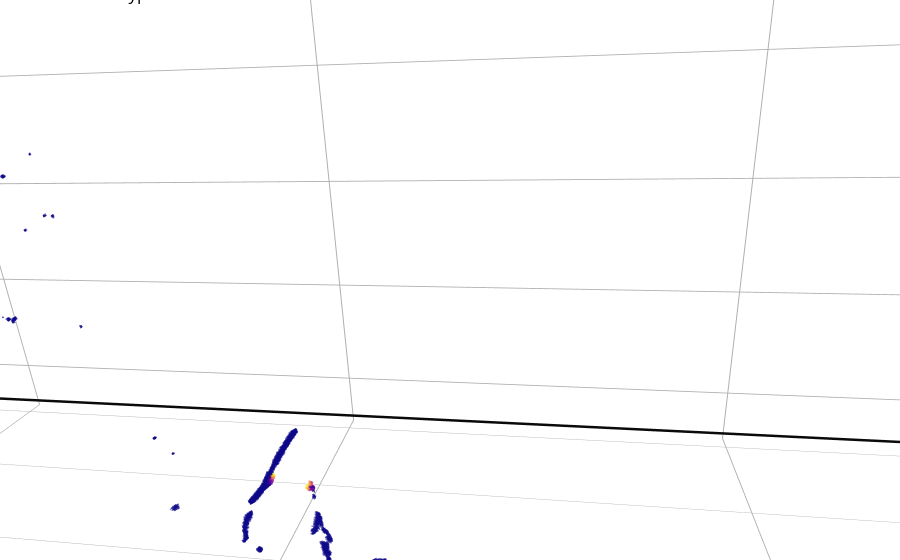

Notebook source saved alongside this figure:
### Code cell
# keypoint plot

xpos = np.transpose( batchdata[0]['pos'], (1,0) )
xlabels = np.squeeze(batchdata[0]['instanceids'])
xkplabels = np.squeeze(batchdata[0]['keyptlabels'])

print(xkplabels.shape)
print(xlabels.shape)
print(xpos.shape)

xpos = xpos[ xlabels>0 ]
xkplabels = xkplabels[:, xlabels>0 ]

print("post-instanceid filter")
print(xpos.shape)
print(xkplabels.shape)

xshowerkp = np.sum( xkplabels[3:,:], axis=0 )
print("shower kp")
print(xshowerkp.shape)

showerkp_htext='x: %{x}<br>' + \
                'y: %{y}<br>' + \
                'z: %{z}<br>' + \
                'kp: %{customdata:.2f}'

showerkp_plot = {
    "type":"scatter3d",
    "x": xpos[:,0],
    "y": xpos[:,1],
    "z": xpos[:,2],
    "mode":"markers",
    "hovertext":showerkp_htext,
    "customdata":xshowerkp,
    "name":"showerkp",
    "marker":{"color":xshowerkp,"size":1.0,"opacity":0.5}
}

kpshower_traces = detlines + [showerkp_plot]
kpshower_layout = go.Layout(plot3d_layout)
kpshower_layout.title = "Shower Keypoint Labels"
kpshower_fig = go.Figure(data=kpshower_traces, layout=kpshower_layout)
kpshower_fig.show()

### Figure 1 — Plotly figure (JSON) as saved in the notebook; plotly's stock layout.template omitted (floating-point values rounded to 4 significant figures; data arrays with more than 128 entries replaced by an {"elided": "..."} marker saying what was removed)
{"data": [{"line": {"color": "rgb(10,10,10)", "width": 5}, "mode": "lines", "name": "", "type": "scatter3d", "x": [0, 256, 256, 0, 0, null, 0, 256, 256, 0, 0, null, 0, 256, 256, 0, 0, null, 0, 256, 256, 0, 0, null], "y": [117, 117, 117, 117, 117, null, -117, -117, -117, -117, -117, null, -117, -117, 117, 117, -117, null, -117, -117, 117, 117, -117, null], "z": [0, 0, 1036, 1036, 0, null, 0, 0, 1036, 1036, 0, null, 0, 0, 0, 0, 0, null, 1036, 1036, 1036, 1036, 1036, null]}, {"customdata": {"elided": "5986 float values"}, "hovertext": "x: %{x}<br>y: %{y}<br>z: %{z}<br>kp: %{customdata:.2f}", "marker": {"color": {"elided": "5986 float values"}, "opacity": 0.5, "size": 1}, "mode": "markers", "name": "showerkp", "type": "scatter3d", "x": {"elided": "5986 float values"}, "y": {"elided": "5986 float values"}, "z": {"elided": "5986 float values"}}], "layout": {"autosize": true, "font": {"color": "black", "size": 12}, "margin": {"b": 0, "l": 0, "r": 0, "t": 0}, "paper_bgcolor": "rgb(255,255,255)", "scene": {"aspectratio": {"x": 1, "y": 1, "z": 4}, "camera": {"center": {"x": 0, "y": 0, "z": 0}, "eye": {"x": 0.6632, "y": 0.2483, "z": -0.1109}, "projection": {"type": "perspective"}, "up": {"x": -0.3483, "y": 0.9373, "z": 0.01561}}, "xaxis": {"backgroundcolor": "rgb(255,255,255)", "gridcolor": "rgb(175, 175, 175)", "showbackground": true, "type": "linear", "zerolinecolor": "rgb(175, 175, 175)"}, "yaxis": {"backgroundcolor": "rgb(255,255,255)", "gridcolor": "rgb(175, 175, 175)", "showbackground": true, "type": "linear", "zerolinecolor": "rgb(175, 175, 175)"}, "zaxis": {"backgroundcolor": "rgb(255,255,255)", "gridcolor": "rgb(175, 175, 175)", "showbackground": true, "type": "linear", "zerolinecolor": "rgb(175, 175, 175)"}}, "showlegend": false, "title": {"text": "Shower Keypoint Labels"}}}
